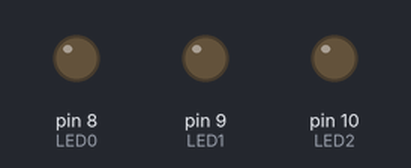
A sketch run on a simulated Arduino Uno, built with avr-gcc and run on an emulated ATmega328P. On the bench: output pins drawn as LEDs (lit = HIGH).

Above: at 0.1 s.
At 0.45 s:
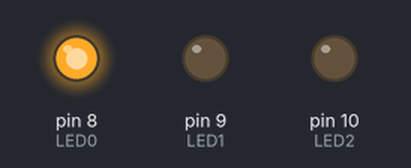
At 0.75 s:
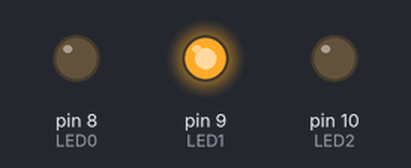
At 1.25 s:
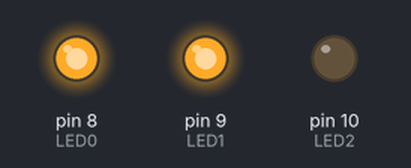
At 1.75 s:
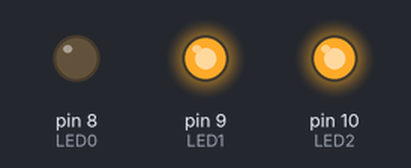
At 3.15 s:
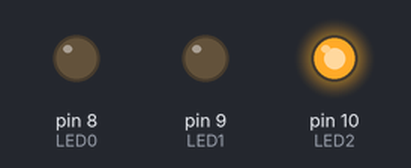
Timing chart, 0 to 3.5 s (numbered marks = the images above):
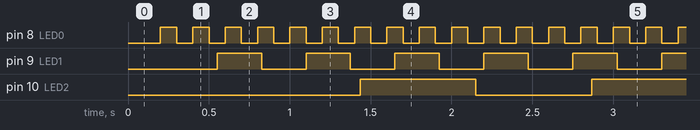

Measured:
- by itself, pin 8 (LED0): alternates HIGH for 0.10 s and LOW for 0.10 s
- by itself, pin 9 (LED1): alternates HIGH for 0.28 s and LOW for 0.28 s
- by itself, pin 10 (LED2): alternates HIGH for 0.72 s and LOW for 0.72 s

The sketch:

ctimer_demo.ino
```cpp
/**
 *  Programa de teste para a classe cTimer
 *  Conecte LEDs aos pinos GPIO 8, 9 e 10.
 *
 */
#include "ctimer.h"

#define LED0  8
#define LED1  9
#define LED2  10

cTimer  g_Timer0(true);
cTimer  g_Timer1(true);
cTimer  g_Timer2(true);

// Defina aqui os tempos em ms para cada LED piscar:
#define   TEMPO_0   100
#define   TEMPO_1   275
#define   TEMPO_2   717


bool    gLed0 = false;
bool    gLed1 = false;
bool    gLed2 = false;


void setup() {
  pinMode(LED0, OUTPUT);
  digitalWrite(LED0, 0);
  pinMode(LED1, OUTPUT);
  digitalWrite(LED1, 0);
  pinMode(LED2, OUTPUT);
  digitalWrite(LED2, 0);

  g_Timer0.SetTimeOut(TEMPO_0);
  g_Timer1.SetTimeOut(TEMPO_1);
  g_Timer2.SetTimeOut(TEMPO_2);

}


void loop() {
  if(g_Timer0.IsTimeOut(true))
  {
    digitalWrite(LED0, gLed0);
    gLed0 = !gLed0;
  }

  if(g_Timer1.IsTimeOut(true))
  {
    digitalWrite(LED1, gLed1);
    gLed1 = !gLed1;
  }

  if(g_Timer2.IsTimeOut(true))
  {
    digitalWrite(LED2, gLed2);
    gLed2 = !gLed2;
  }

  /*
   * Faca aqui o que voce quiser...
   *
   */

  }
```

ctimer.cpp
```cpp
/*! \file ctimer.cpp */
#include "ctimer.h"


/*! Construtor */
/*!
      \param _enabled :se o timer já inicia habilitado ou não
*/
cTimer::cTimer(bool _enabled)
{
    m_u32timeNow = 0;
    m_u32TimeOut = 0;
    m_u32step = 0;
    mEnabled = _enabled;
}

cTimer::~cTimer(void)
{
}


//! Define o tempo que o timer leva para gerar TimeOut (em ms)
/*!
      \param _u32mSeg :tempo desejado para timeout em ms.
*/
void cTimer::SetTimeOut(uint32_t _u32mSeg)
{
    mEnabled = true;
    m_u32step = _u32mSeg;
    m_u32timeNow = millis();
    m_u32TimeOut = m_u32timeNow + _u32mSeg;
}

//! Determina se o objeto atingiu o tempo limite definido em SetTimeOut
/*!
      \return true se ocorreu
*/
bool cTimer::IsTimeOut(bool _reset)
{
    bool ret;
    if (!mEnabled)
    {
        return false;
    }

    uint32_t m_u32Time = millis();

    if (m_u32TimeOut >= m_u32timeNow)
    {
        //condicao normal
        ret = (m_u32Time >= m_u32TimeOut) || (m_u32Time < m_u32timeNow);
    }
    else
    {
        //condicao roll-over
        ret = (m_u32Time >= m_u32TimeOut) && (m_u32Time < m_u32timeNow);
    }

    if(ret && _reset)
      SetTimeOut(m_u32step);

    return ret;
}

//! Determina quanto falta para TimeOut
/*!
      \return tempo restante para timeout em ms.
      \sa SetTimeOut(uint32_t _u32mSeg)
    */
uint32_t cTimer::ReadTimeOut(void)
{
    if (IsTimeOut())
    {
        return 0;
    }

    return m_u32TimeOut - millis();
}

//! Habilita ou desabilita o timer
/*!
      \param _enable :True para habilitar, false para desabilitar
      \warning SetTimeOut(uint32_t _u32mSeg) automaticamente habilita o timer
*/
void cTimer::Enable(bool _enable)
{
    mEnabled = _enable;
}

//! verifica se esta habilitado
/*!
      \return true se estiver habilitado
*/
bool cTimer::IsEnabled(void)
{
    return mEnabled;
}
```

ctimer.h
```cpp
/*! \file ctimer.h */
#pragma once
/**
    Esta biblioteca e gratuita.
    Use e distribua, mantendo as informacoes de autoria:
    Luiz Cressoni Filho - 2019
    luiz@cressoni.com.br

    Biblioteca cTimer - Implementa temporizador
*/


#if ARDUINO >= 100
    #include "Arduino.h"
#else
    #include "WProgram.h"
#endif


class cTimer
{
private:
    uint32_t    m_u32step;
    uint32_t    m_u32TimeOut;
    uint32_t    m_u32timeNow;
    bool        mEnabled;
public:
    cTimer(bool _enabled = true);
    ~cTimer(void);
    void        SetTimeOut(uint32_t _u32mSeg);
    bool        IsTimeOut(bool _reset = false);
    uint32_t    ReadTimeOut(void);
    void        Enable(bool _enable);
    bool        IsEnabled(void);
};
```
